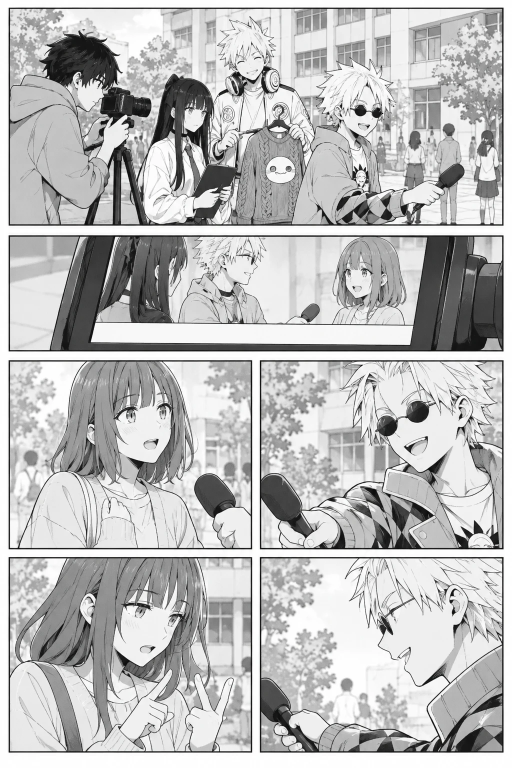
#> input picture 02_departments/manga/gpt_redraw/ep03_p17_rawA.webp, 1024 x 1536 px (shown at 1/2 size)
$ python combine_ep03_p17.py
#> lines starting #> are read from the running program, lines starting #| are printed output that depends on the picture; after the words box and inside, x2 and y2 are one past the last pixel; in counts of white or black regions, pixels touching at a corner belong together
"""第3話17ページ: 2枚目(椎菜とD助を直した)をもとに、1枚目のヒサ(ヘッドホン)の頭と肩を重ねる"""
from PIL import Image, ImageDraw, ImageFilter
a=Image.open('ep03_p17_rawA.webp').convert('RGB').resize((1024,1536)); b=Image.open('ep03_p17_rawB.webp').convert('RGB').resize((1024,1536))
#> further down, a is the input picture: PIL image 1024x1536 RGB; mean R, G, B 188.4, 188.5, 188.5
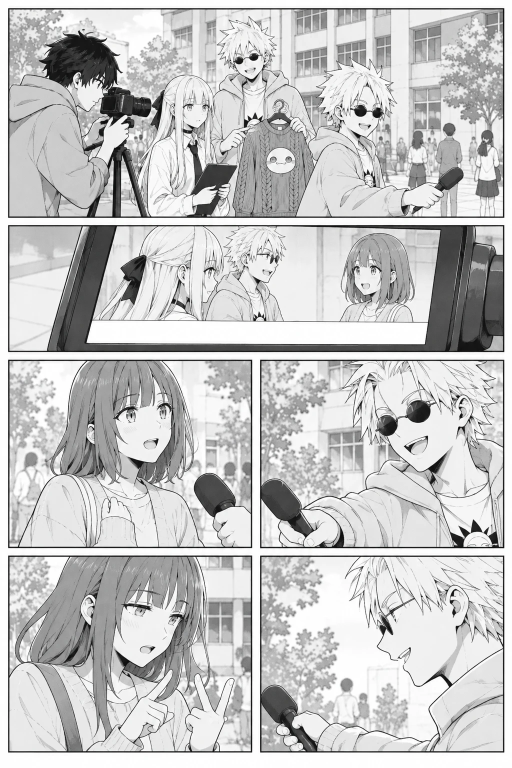
#> input picture 02_departments/manga/gpt_redraw/ep03_p17_rawB.webp, 1024 x 1536 px (shown at 1/2 size)
#> further down, b is the input picture: PIL image 1024x1536 RGB; mean R, G, B 197.6, 197.6, 197.6
m=Image.new('L',(1024,1536),0); ImageDraw.Draw(m).rounded_rectangle([472,16,648,238],radius=40,fill=255); m=m.filter(ImageFilter.GaussianBlur(6))
#> after `m = Image.new('L', (1024, 1536), 0)`: m: PIL image 1024x1536 L; every value is 0
#> after `ImageDraw.Draw(m).rounded_rectangle([472, 16, 648, 238], radius=40, fi`:
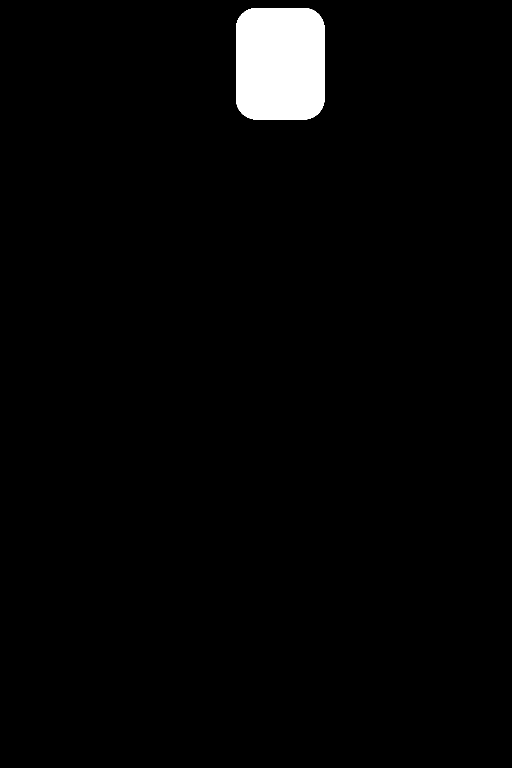
#> m: PIL image 1024x1536 L (shown at 1/2 size); 2.4% white; 1 white region, box (x1, y1, x2, y2) and area: (472, 16, 649, 239) 38055
b.paste(a,(0,0),m); b.save('ep03_p17_raw.png')
